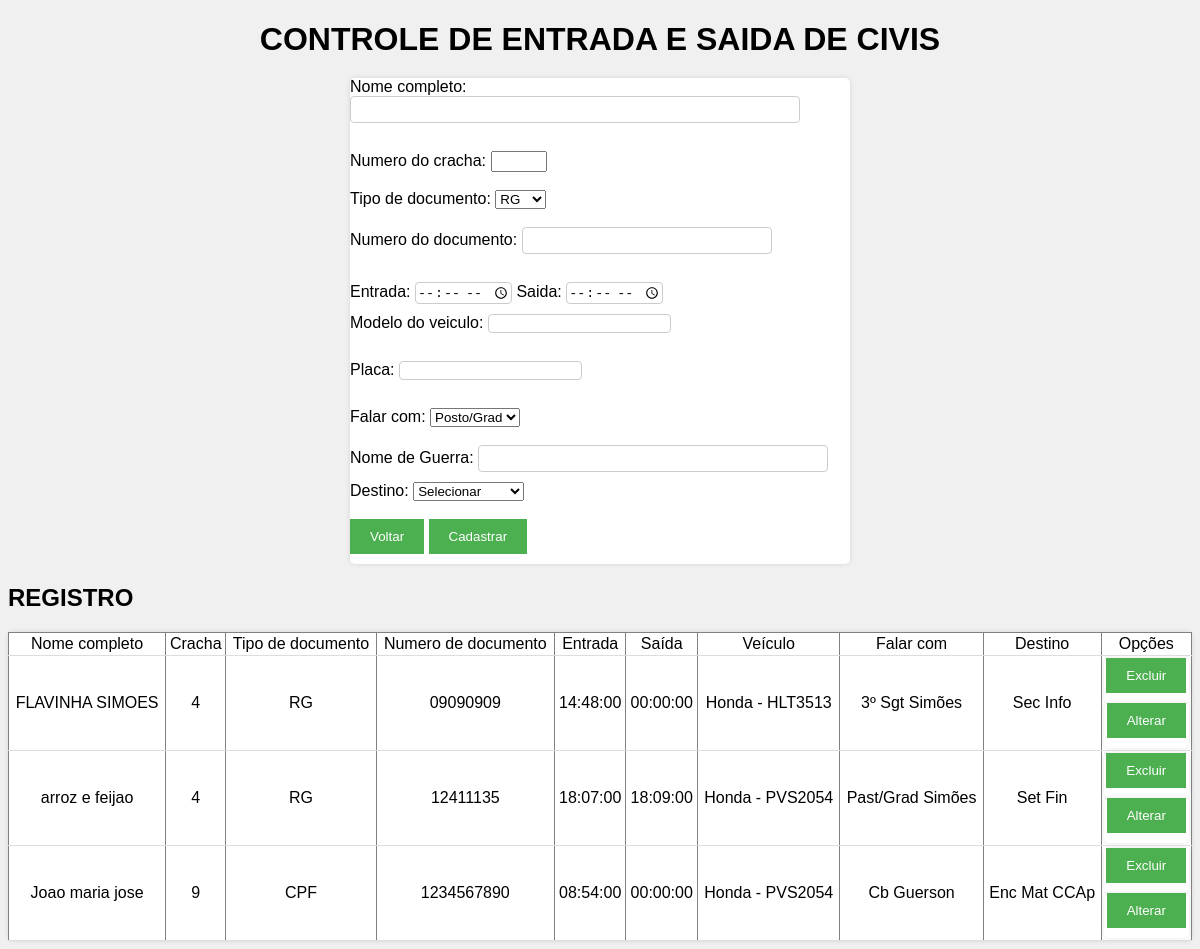
Screenshot of /civis/cadastroCivis.php with the database file from the repository.
### tables this page shows
CREATE TABLE `civis` (
  `nome` varchar(50) DEFAULT NULL,
  `cracha` decimal(2,0) DEFAULT NULL,
  `tpdoc` varchar(50) DEFAULT NULL,
  `numdoc` varchar(50) DEFAULT NULL,
  `entrada` time DEFAULT NULL,
  `saida` time DEFAULT NULL,
  `veiculo` varchar(20) DEFAULT '-',
  `placa` varchar(10) DEFAULT '-',
  `post` varchar(50) DEFAULT NULL,
  `nomeguerra` varchar(50) DEFAULT NULL,
  `destino` varchar(50) DEFAULT NULL,
  `id` int NOT NULL AUTO_INCREMENT,
  PRIMARY KEY (`id`)
);

### civis/cadastroCivis.php (the view, shortened to what this page needs)
<?php
 include_once "table_civis.php";
 ?>
<!DOCTYPE html>
<html lang="en">
<head>
  <link rel="stylesheet" href="../css/style.css">
</head>
<body>
  <h1>CONTROLE DE ENTRADA E SAIDA DE CIVIS</h1>
  <form action="table_civis.php" method="post">
    <div class="form-group">
      <label for="nome">Nome completo:</label>
      <input type="text" name="nome" id="nome" required>
    </div><br>
    <div class="form-group">
      <label for="cracha">Numero do cracha:</label>
      <input type="number" name="cracha" id="cracha" step="01" min="01" max="15" maxlength="2" required>
    </div><br>
    <div class="form-group">
      <label for="tpdoc">Tipo de documento:</label>
      <select name="tpdoc">
        <option value="RG">RG</option>
      </select>
    </div><br>
    <div class="form-group">
      <label for="numdoc">Numero do documento:</label>
      <input type="text" name="numdoc" id="numdoc" required>
    </div><br>
    <div class="form-group">
      <label for="entrada">Entrada:</label>
      <input type="time" name="entrada" id="entrada" required>
      <label for="saida">Saida:</label>
      <input type="time" name="saida" id="saida">
    </div>
    <div class="form-group">
      <label for="veiculo">Modelo do veiculo:</label>
      <input type="text" name="veiculo" id="veiculo">
    </div><br>
    <div class="form-group">
      <label for="placa">Placa:</label>
      <input type="text" name="placa" id="placa">
    </div><br>
    <div class="form-group">
      <label for="post">Falar com:</label>
      <select name="post">
        <option value="Post/Grad">Posto/Grad</option>
      </select>
    </div><br>
    <div class="form-group">
      <label for="nomeguerra">Nome de Guerra:</label>
      <input type="text" name="nomeguerra" id="nomeguerra" required>
    </div>
    <div class="form-group">
      <label for="destino">Destino:</label>
      <select name="destino">
        <option value="Selecionar">Selecionar</option>
      </select>
    </div><br>
    <form id="cadastrar" action="table.php">
    <a href="../index.php"><button type="button">Voltar</button></a>
    <input type="submit" name="cadastrar" id="cadastrar" value="Cadastrar" />
    </form>
  </form>
  <?php
   $consulta = "SELECT * FROM civis;";
   $con = $conn->query($consulta) or die($mysqli->error);
   ?>
  <div>
    <table border="1">
      <h2 id="tabela-dados">REGISTRO</h2>
      <tr>
        <td>Nome completo</td>
        <td>Cracha</td>
        <td>Tipo de documento</td>
        <td>Numero de documento</td>
        <td>Entrada</td>
        <td>Saída</td>
        <td>Veículo</td>
        <td>Falar com</td>
        <td>Destino</td>
        <td>Opções</td>
      </tr>
      <?php while ($dado = $con->fetch_array()) { ?>
        <tr>
          <td><?php echo $dado['nome']; ?></td>
          <td><?php echo $dado['cracha']; ?></td>
          <td><?php echo $dado['tpdoc']; ?></td>
          <td><?php echo $dado['numdoc']; ?></td>
          <td><?php echo $dado['entrada']; ?></td>
          <td><?php echo $dado['saida']; ?></td>
          <td><?php echo $dado['veiculo'] . " - " . $dado['placa']; ?></td>
          <td><?php echo $dado['post'] . " " . $dado['nomeguerra']; ?></td>
          <td><?php echo $dado['destino']; ?></td>
          <td>
            <form action="excluir_civis.php" method="get">
              <input type="submit" class="btn-excluir" name="excluir" id="excluir" value="Excluir" />
            </form>
            <form action="./alterar_civis.php" method="get">
              <input type="submit" class="btn-alterar" name="alterar" id="alterar" value="Alterar" />
            </form>
          </td>
        </tr>
      <?php } ?>
    </table>
  </div>
</body>
</html>

### css/style.css (style rules this page uses)
body { font-family: Arial, sans-serif; background-color: #f0f0f0; }
h1 { text-align: center; margin-bottom: 20px; }
form { max-width: 500px; margin: 0 auto; padding-bottom: 10px; background-color: #ffffff; border-radius: 5px; box-shadow: 0 0 5px rgba(0, 0, 0, 0.1); }
#cadastrar { align-items: end; }
form label { margin-bottom: 5px; }
form input[type=text], form input[type=date], form input[type=time] { margin-bottom: 10px; border: 1px solid #ccc; border-radius: 4px; box-sizing: border-box; }
#numdoc { width: 50%; padding: 5px; }
#nome { width: 90%; padding: 5px; }
#nomeguerra { width: 70%; padding: 5px; }
form input[type=submit] { background-color: #4CAF50; color: white; border: none; padding: 10px 20px; cursor: pointer; }
button { background-color: #4CAF50; color: white; border: none; padding: 10px 20px; cursor: pointer; }
table { width: 100%; border-collapse: collapse; margin-top: 20px; background-color: #ffffff; border-radius: 5px; box-shadow: 0 0 5px rgba(0, 0, 0, 0.1); }
table th, table td { padding: 2px; text-align: center; border-bottom: 1px solid #ddd; }

### rows the page displays
civis: nome "FLAVINHA SIMOES", cracha "4", tpdoc "RG", numdoc "09090909", entrada "14:48:00", saida "00:00:00", veiculo "Honda", placa "HLT3513", post "3º Sgt", nomeguerra "Simões", destino "Sec Info"
civis: nome "arroz e feijao", cracha "4", tpdoc "RG", numdoc "12411135", entrada "18:07:00", saida "18:09:00", veiculo "Honda", placa "PVS2054", post "Past/Grad", nomeguerra "Simões", destino "Set Fin"
civis: nome "Joao maria jose", cracha "9", tpdoc "CPF", numdoc "1234567890", entrada "08:54:00", saida "00:00:00", veiculo "Honda", placa "PVS2054", post "Cb", nomeguerra "Guerson", destino "Enc Mat CCAp"
